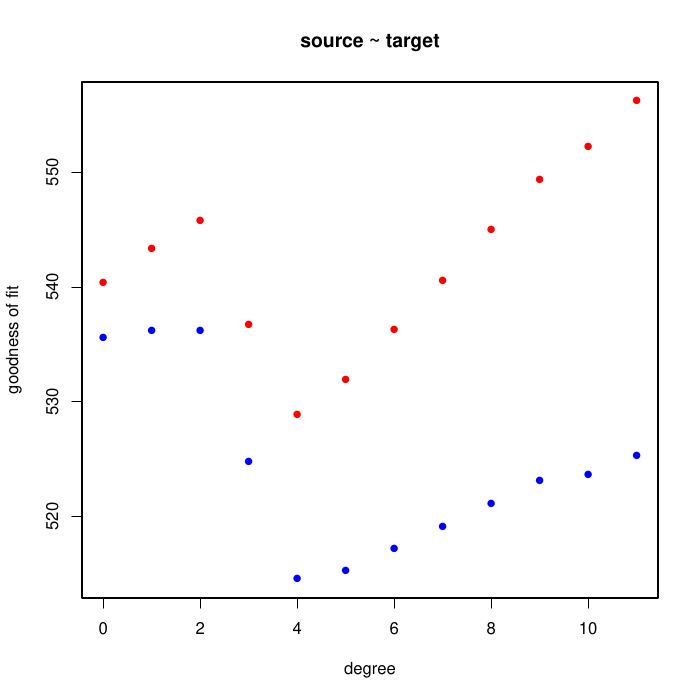

The R source for this figure:
#a
mydata <- get(load("unipoly.rda"))

#b
polyfun <- function(x,a){
  sapply(x, function(x)(sum(a*x**((0:(length(a)-1))))))
}

#c
polyfit <- function(xy,n){
  if(n==0) {
    lm(xy[[2]] ~ 1)
  }else{
    lm(xy[[2]] ~ poly(xy[[1]],n, raw=TRUE))
  }
}

#d
polyfits <- function(xy, deg, plot=FALSE){
  lm.list <- sapply(deg, polyfit, xy=xy, simplify = FALSE)
  if(plot==TRUE){
    aic <- sapply(lm.list, AIC)
    bic <-sapply(lm.list, BIC)
    col <- c("blue", "red")
    plot(rep(deg, 2), c(aic, bic), pch=16, col=col[c(rep(1, length(aic)), rep(2,length(bic)))],
          main=paste(names(xy),collapse=" ~ "), xlab="degree", ylab="goodness of fit" )
  }
  lm.list
}

#e
polyplot <- function(o, xy){
  a.vec <- o$coefficients
  plot(xy, main=mtext(paste("BIC:" , round(BIC(o), 2), "PolyGrad:" ,length(o$coefficients)-1)))
  curve(polyfun(x, a.vec), col=2, add=TRUE)
  out <- paste(round(o$coeff), collapse=', ')
  mtext(out,side=4, cex=0.6)
}

#f
polyplots <- function(xy, deg=0:11){
  poly.list <- polyfits(xy, deg,TRUE)
  layout(matrix(c(1,2,3,4),2,2,byrow=TRUE))
  sapply(poly.list, polyplot, xy=xy)
  layout(1)
}

#g
pdf("unipoly.pdf")
polyplots(mydata)
data("cars")
polyplots(cars)

polyplots(data.frame(LifeCycleSavings$pop15, LifeCycleSavings$pop75))
polyplots(data.frame(LifeCycleSavings$pop15, LifeCycleSavings$dpi))
polyplots(data.frame(LifeCycleSavings$pop75, LifeCycleSavings$pop15))
polyplots(data.frame(LifeCycleSavings$pop75, LifeCycleSavings$dpi))
polyplots(data.frame(LifeCycleSavings$dpi, LifeCycleSavings$pop15))
polyplots(data.frame(LifeCycleSavings$dpi, LifeCycleSavings$pop75))

dev.off()